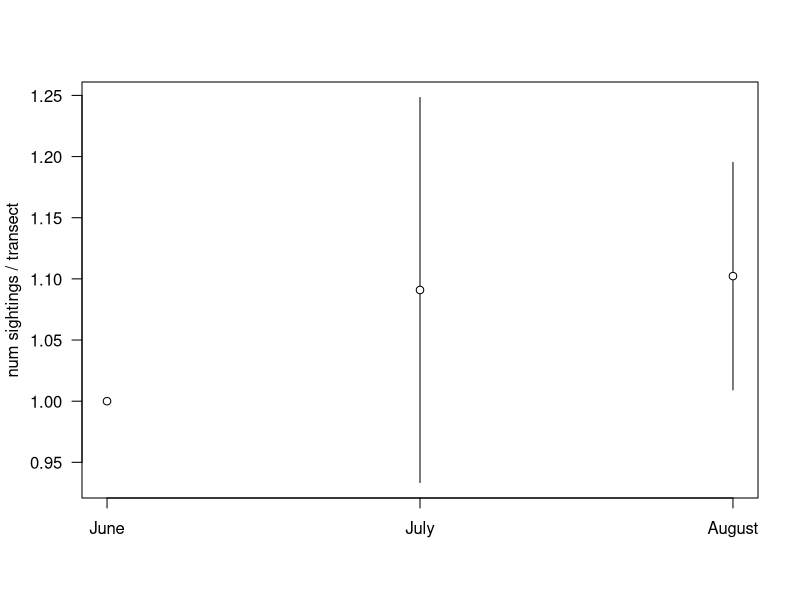

This chart was generated by the following R code:
# simulate some data
set.seed(10)
n <- 100
month <- sample(c(6, 7, 8), n, replace = TRUE)
year <- sample(c(2016, 2017, 2018), n, replace = TRUE)
transect_id <- cumsum(sample(c(1, 0), n, replace = TRUE)) + 1

dat <- data.frame(transect_id, month, year)

# so if each row is a sighting

# count up the number of sightings in each month-year
num_sightings <- aggregate(transect_id ~ month + year, dat, length)

# count up the number of transects in each month-year
num_transects <- aggregate(transect_id ~ month + year, dat, function(x) length(unique(x)))

# make a new data frame with the new variables combined
dat_yearmonth <- data.frame(month = num_sightings$month, year = num_sightings$year, numsight = num_sightings$transect_id, numtrans = num_transects$transect_id)

# calculate your sighting per transect rate
dat_yearmonth$numsight_per_transect <- dat_yearmonth$numsight / dat_yearmonth$numtrans

# calculate per month mean
dat_month <- aggregate(numsight_per_transect ~ month, dat_yearmonth, mean)

# calculate per month sd
dat_month$sd <- aggregate(numsight_per_transect ~ month, dat_yearmonth, sd)[, 2]

# calculate the tops and bottoms of the error bars
dat_month$top <- dat_month$numsight_per_transect + dat_month$sd
dat_month$bot <- dat_month$numsight_per_transect - dat_month$sd

# make a blank plot first big enough to hold everything including the error bars
plot(
	rep(dat_month$month, 2), c(dat_month$top, dat_month$bot), # x and the extreme ys
	las = 1, # make the numbers on the y axis go the right way
	type = 'n', # don't plot anything
	xlab = "", # no xlabel because it will be self explanatory
	ylab = "num sightings / transect",
	xaxt = 'n' # skip the xaxis we'll draw it ourselves
)

# add in the error bars first
segments(dat_month$month, dat_month$bot, dat_month$month, dat_month$top)

# add in mean points next using an opaque marker
points(
	dat_month$month, dat_month$numsight_per_transect, # x, y
	pch = 21, # opaque marker
	bg = "white" # fill of the marker
)

# add in the xaxis
axis(1, at = c(6, 7, 8), lab = c("June", "July", "August"))
